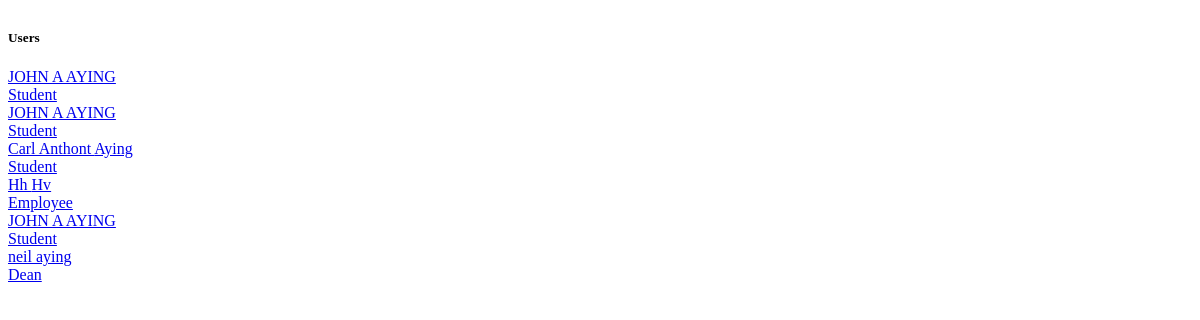
The app's page /DashboardCCSStaff/ccsavailableusers.php, older data.
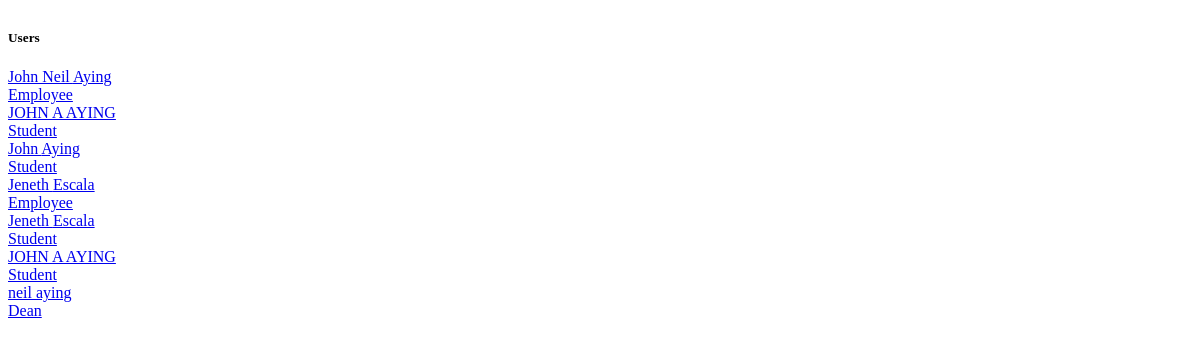
The same page, newer data.
### tables this page shows
CREATE TABLE `tblusers` (
  `id` int(11) NOT NULL,
  `addedbyid` int(11) NOT NULL,
  `usertype` varchar(50) NOT NULL,
  `fname` varchar(50) NOT NULL,
  `lname` varchar(50) NOT NULL,
  `password` varchar(50) NOT NULL,
  `status` varchar(20) NOT NULL,
  `email` varchar(50) NOT NULL,
  `gender` varchar(50) NOT NULL,
  `department` varchar(50) NOT NULL,
  `approveby` varchar(50) DEFAULT NULL,
  `datetimeregister` datetime DEFAULT NULL,
  `datetimeapprove` datetime DEFAULT NULL
);

### DashboardCCSStaff/ccsavailableusers.php (the view, shortened to what this page needs)
<div class="list-group" style="max-height: 600px; overflow-y: auto;">
            <h5 class="list-group-item list-group-item-action active" aria-current="true">Users</h5>
            <?php
            $user_query = "SELECT * FROM tblusers WHERE usertype <> 'CCS Staff' AND usertype <> 'Admin' AND status = 'Active'";
            $user_result = mysqli_query($con, $user_query);
            if ($user_result && mysqli_num_rows($user_result) > 0) {
                while ($user_row = mysqli_fetch_assoc($user_result)) {
                    echo '<a href="ccsstaffConversation.php?sender_id=' . $user_row['id'] . '" class="list-group-item list-group-item-action">';
                    echo '<div class="d-flex w-100 justify-content-between">';
                    echo '<h7 class="mb-1">' . $user_row['fname'] . ' ' . $user_row['lname'] . '</h7>';
                    echo '</div>';
                    echo '<h9 class="mb-1">' . $user_row['usertype'] . '</h9>';
                    echo '</a>';
                }
            } else {
                echo '<a href="#" class="list-group-item list-group-item-action">No users found.</a>';
            }
            ?>
        </div>

Row changes from the older to the newer data that the page shows:
removed tblusers: fname "Carl Anthont", lname "Aying", usertype "Student"
added tblusers: fname "John Neil", lname "Aying", usertype "Employee"
changed tblusers: fname "JOHN" → "John"; lname "A AYING" → "Aying"
changed tblusers (number 4 of 7 on the later page): fname "Hh" → "Jeneth"; lname "Hv" → "Escala"
added tblusers: fname "Jeneth", lname "Escala", usertype "Student"
